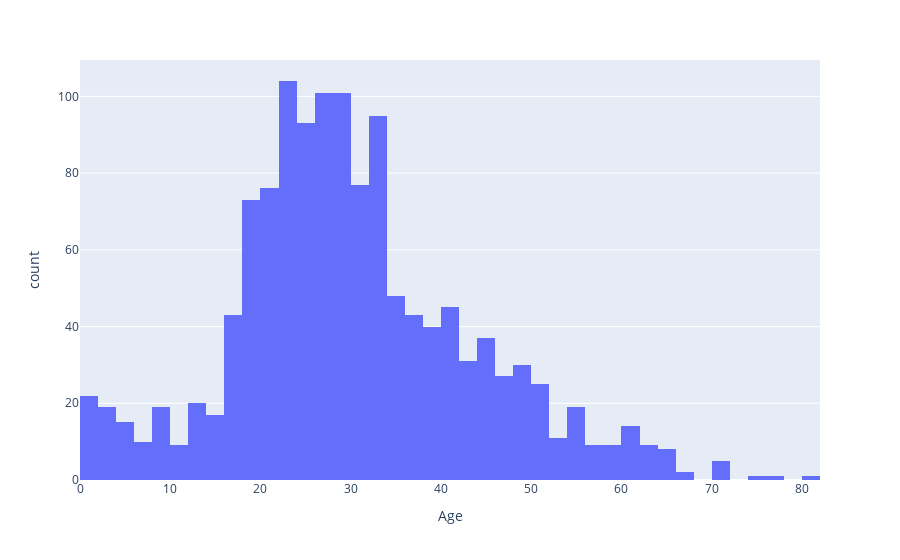

This figure's notebook cell:
### Code cell
px.histogram(data_frame=titanic, x='Age')

### Figure 1 — Plotly figure (JSON) as saved in the notebook; plotly's stock layout.template omitted (floating-point values rounded to 4 significant figures; data arrays with more than 128 entries replaced by an {"elided": "..."} marker saying what was removed)
{"data": [{"alignmentgroup": "True", "bingroup": "x", "hovertemplate": "Age=%{x}<br>count=%{y}<extra></extra>", "legendgroup": "", "marker": {"color": "#636efa"}, "name": "", "offsetgroup": "", "orientation": "v", "showlegend": false, "type": "histogram", "x": {"elided": "1309 float values"}, "xaxis": "x", "yaxis": "y"}], "layout": {"autosize": true, "barmode": "relative", "legend": {"tracegroupgap": 0}, "margin": {"t": 60}, "xaxis": {"anchor": "y", "autorange": true, "domain": [0, 1], "range": [0, 82], "title": {"text": "Age"}, "type": "linear"}, "yaxis": {"anchor": "x", "autorange": true, "domain": [0, 1], "range": [0, 109.5], "title": {"text": "count"}}}}
